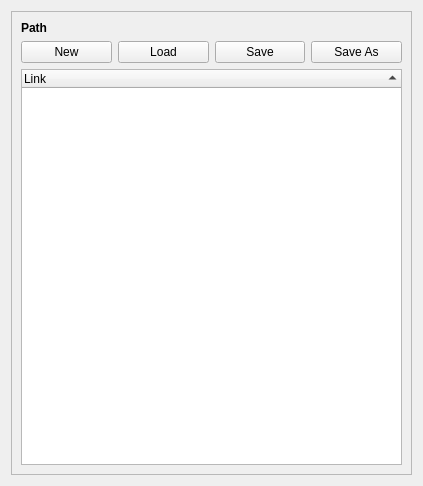
<?xml version="1.0" encoding="UTF-8"?>
<ui version="4.0">
 <class>URDFEditorPanelUI</class>
 <widget class="QWidget" name="URDFEditorPanelUI">
  <property name="geometry">
   <rect>
    <x>0</x>
    <y>0</y>
    <width>423</width>
    <height>486</height>
   </rect>
  </property>
  <property name="windowTitle">
   <string>Form</string>
  </property>
  <layout class="QVBoxLayout" name="verticalLayout">
   <item>
    <widget class="QScrollArea" name="scrollArea">
     <property name="widgetResizable">
      <bool>true</bool>
     </property>
     <widget class="QWidget" name="scrollAreaWidgetContents">
      <property name="geometry">
       <rect>
        <x>0</x>
        <y>0</y>
        <width>403</width>
        <height>466</height>
       </rect>
      </property>
      <layout class="QVBoxLayout" name="verticalLayout_2">
       <item>
        <layout class="QHBoxLayout" name="horizontalLayout_2">
         <item>
          <widget class="QLabel" name="label">
           <property name="maximumSize">
            <size>
             <width>50</width>
             <height>16777215</height>
            </size>
           </property>
           <property name="font">
            <font>
             <weight>75</weight>
             <bold>true</bold>
            </font>
           </property>
           <property name="text">
            <string>Path</string>
           </property>
          </widget>
         </item>
         <item>
          <widget class="QLabel" name="PathLabel">
           <property name="text">
            <string/>
           </property>
           <property name="alignment">
            <set>Qt::AlignRight|Qt::AlignTrailing|Qt::AlignVCenter</set>
           </property>
          </widget>
         </item>
        </layout>
       </item>
       <item>
        <layout class="QHBoxLayout" name="horizontalLayout">
         <item>
          <widget class="QPushButton" name="NewButton">
           <property name="text">
            <string>New</string>
           </property>
          </widget>
         </item>
         <item>
          <widget class="QPushButton" name="LoadButton">
           <property name="text">
            <string>Load</string>
           </property>
          </widget>
         </item>
         <item>
          <widget class="QPushButton" name="SaveButton">
           <property name="text">
            <string>Save</string>
           </property>
          </widget>
         </item>
         <item>
          <widget class="QPushButton" name="SaveAsButton">
           <property name="text">
            <string>Save As</string>
           </property>
          </widget>
         </item>
        </layout>
       </item>
       <item>
        <widget class="QTreeWidget" name="LinkTreeWidget">
         <property name="contextMenuPolicy">
          <enum>Qt::CustomContextMenu</enum>
         </property>
         <property name="sortingEnabled">
          <bool>true</bool>
         </property>
         <column>
          <property name="text">
           <string>Link</string>
          </property>
         </column>
        </widget>
       </item>
      </layout>
     </widget>
    </widget>
   </item>
  </layout>
  <action name="AddLinkAction">
   <property name="text">
    <string>Add Link</string>
   </property>
  </action>
  <action name="RemoveLinkAction">
   <property name="text">
    <string>Remove Link</string>
   </property>
  </action>
  <action name="CloneLinkAction">
   <property name="text">
    <string>Clone Link</string>
   </property>
  </action>
 </widget>
 <resources/>
 <connections/>
</ui>
